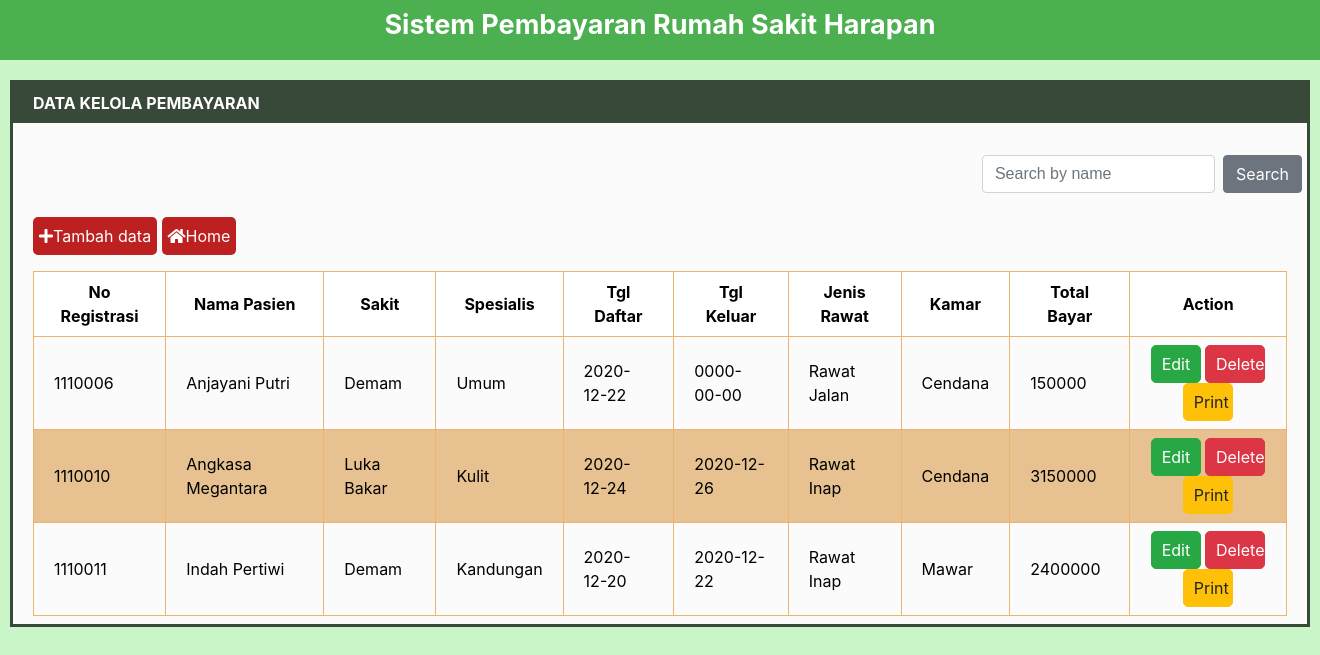
/Pembayaran.php, run on the app's committed database.
### tables this page shows
CREATE TABLE `tabel_pembayaran` (
  `noregis` int(7) NOT NULL,
  `namapasien` varchar(50) NOT NULL,
  `sakit` varchar(50) NOT NULL,
  `spesialis` varchar(50) NOT NULL,
  `tgldaftar` date NOT NULL,
  `tglkeluar` date NOT NULL,
  `jenisrawat` varchar(50) NOT NULL,
  `kamar` varchar(50) NOT NULL,
  `harga` int(11) NOT NULL
);

### Pembayaran.php (the view, shortened to what this page needs)
<?php
include_once("koneksi.php");
$result = mysqli_query($mysqli, "SELECT * FROM tabel_pembayaran ORDER BY
noregis ASC"); ?>
<!DOCTYPE html>
<html>
<head>
	<link rel="stylesheet" href="https://use.fontawesome.com/releases/v5.6.3/css/all.css">
	<link rel="stylesheet" href="https://cdn.jsdelivr.net/npm/bootstrap@4.5.3/dist/css/bootstrap.min.css">
</head>
<body>
	<header>
		<?php
        function headeer() {
            echo "Sistem Pembayaran Rumah Sakit Harapan";
        }
        headeer();
        ?>
	</header>
	<div id="dokter">
		<table class="table1">
			<tr>
				<th>DATA KELOLA  PEMBAYARAN</th>
			</tr>
			<tr>
			<td>
			<div class="row">
					<div class="col">
					</div>
					<div class="col-xs">
					<form class="form-inline my-2 my-lg-0 " action="Pembayaran.php" method="get">
					<input class="form-control mr-sm-2 mt-4" type="search" placeholder="Search by name" aria-label="Search"
					name="cari">
					<button class="btn btn-secondary mt-4" type="submit">Search</button>
					</form>
					<br>
					</div>
					</div>
					<a href="Pembayaran_Tambah.php"><button type="button"> <i class="fa fa-plus"></i>Tambah data</button></a>
					<a href="Website.php"><button type="button"> <i class="fa fa-home"></i>Home</button></a>
				</td>
			</tr>
			<tr>
				<td>
					<div id="namadokter">
						<table class="table2">
							<tr>
								<th>No Registrasi</th>
								<th>Nama Pasien</th>
								<th>Sakit</th>
								<th>Spesialis</th>
                                <th>Tgl Daftar</th>
                                <th>Tgl Keluar</th>
								<th>Jenis Rawat</th>
                                <th>Kamar</th>
								<th>Total Bayar</th>
								<th>Action</th>
							</tr>
							<tbody>
								<?php
								if(isset($_GET['cari'])){
									$cari = $_GET['cari'];
								$result = mysqli_query($mysqli, "SELECT * FROM tabel_pembayaran WHERE namapasien like '%".$cari."%'");
									}
									else{
										$result = mysqli_query($mysqli, "SELECT * FROM tabel_pembayaran
										ORDER BY noregis ASC");
										}
								while($res = mysqli_fetch_array($result)) {
								echo "<tr>";
								echo "<td>".$res['noregis']."</td>";
								echo "<td>".$res['namapasien']."</td>";
								echo "<td>".$res['sakit']."</td>";
								echo "<td>".$res['spesialis']."</td>";
                                echo "<td>".$res['tgldaftar']."</td>";
                                echo "<td>".$res['tglkeluar']."</td>";
								echo "<td>".$res['jenisrawat']."</td>";
								echo "<td>".$res['kamar']."</td>";
								echo "<td>".$res['harga']."</td>";
								echo "<td><center><a class='btn btn-success badge-pill 'style=width:50px;border-radius:5px; href=\"Pembayaran_Edit.php?noregis=$res[noregis]\">Edit</a>
								<a class='btn btn-danger badge-pill ' style=width:60px;border-radius:5px; href=\"Pembayaran_Delete.php?noregis=$res[noregis]\" onClick=\"return confirm('Are you sure you want to delete?')\">Delete</a>
								<a class='btn btn-warning badge-pill ' style=width:50px;border-radius:5px; href=\"Pembayaran_Print.php?noregis=$res[noregis]\" onClick=\"return confirm('Are you sure you want to print?')\">Print</a></center></td>";
				 }
				 ?>
						</table>
					</div>
				</td>
			</tr>
		</table>
	</div>
</body>
</html>

### Pembayaran.php (style rules this page uses)
* { margin: 0px; }
.table1 { font-family: Arial; color: rgb(0, 0, 0); border-collapse: collapse; border: 3px solid #394939; }
.table1 tr th { background: #394939; color: #fff; font-weight: normal; text-align: left; font-family: -apple-system, BlinkMacSystemFont, 'Segoe UI', Roboto, Oxygen, Ubuntu, Cantarell, 'Open Sans', 'Helvetica Neue', sans-serif; font-weight: bold; }
.table1, th, td { padding: 8px 20px; }
.table1 tr { background-color: #fbfbfb; height: 40px; }
#dokter>.table1 { width: 1300px; height: 100px; margin-top: 20px; margin-left: 10px; }
header { width: 100%; height: 60px; background-color: #4caf50; color: white; font-size: 27px; text-align: center; font-weight: bold; line-height: 50px; }
body { background-color: #c9f5c9; height: 640px; }
button { background-color:rgb(189, 32, 32); border: 0px; width: 200; height: 38px; border-radius: 5px; color: white; font-family: -apple-system, BlinkMacSystemFont, 'Segoe UI', Roboto, Oxygen, Ubuntu, Cantarell, 'Open Sans', 'Helvetica Neue', sans-serif; }
#namadokter>.table2 { font-family: sans-serif; color: #444; border-collapse: collapse; width: 100%; border: 1px solid rgb(233, 181, 113); }
.table2 tr th { background: white; color: black; font-weight: bold; text-align: center; font-family: -apple-system, BlinkMacSystemFont, 'Segoe UI', Roboto, Oxygen, Ubuntu, Cantarell, 'Open Sans', 'Helvetica Neue', sans-serif; border: 1px solid rgb(233, 181, 113); }
.table2 tr td { text-align: left; font-family: -apple-system, BlinkMacSystemFont, 'Segoe UI', Roboto, Oxygen, Ubuntu, Cantarell, 'Open Sans', 'Helvetica Neue', sans-serif; border: 2px; color: black; border: 1px solid rgb(233, 181, 113); }
.table2 tr:nth-child(2n+0) { background-color: rgb(231, 194, 144); }

### data on the page
tabel_pembayaran: noregis "1110006", namapasien "Anjayani Putri", sakit "Demam", spesialis "Umum", tgldaftar "2020-12-22", tglkeluar "0000-00-00", jenisrawat "Rawat Jalan", kamar "Cendana", harga "150000"
tabel_pembayaran: noregis "1110010", namapasien "Angkasa Megantara", sakit "Luka Bakar", spesialis "Kulit", tgldaftar "2020-12-24", tglkeluar "2020-12-26", jenisrawat "Rawat Inap", kamar "Cendana", harga "3150000"
tabel_pembayaran: noregis "1110011", namapasien "Indah Pertiwi", sakit "Demam", spesialis "Kandungan", tgldaftar "2020-12-20", tglkeluar "2020-12-22", jenisrawat "Rawat Inap", kamar "Mawar", harga "2400000"
